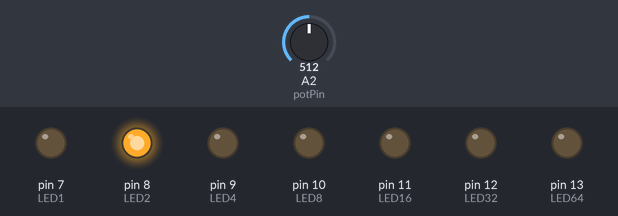
The sketch below on a simulated Arduino Uno, built with avr-gcc and run on an emulated ATmega328P. Parts: output pins drawn as LEDs (lit = HIGH). Dashed ring = blinking. The test bench sets the inputs (shaded band); at power-on: A2 (potPin) = 512.

Above: at 1.3 s.
1.4 s: A2 (potPin) set to 122
At 2.08 s:
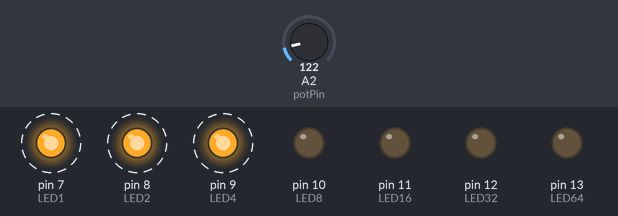
4.5 s: A2 (potPin) set to 0
7.6 s: A2 (potPin) set to 306
At 8.05 s:
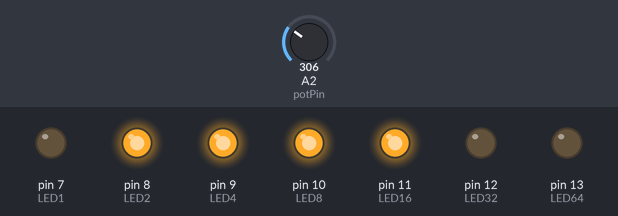
10.7 s: A2 (potPin) set to 0
At 13.72 s:
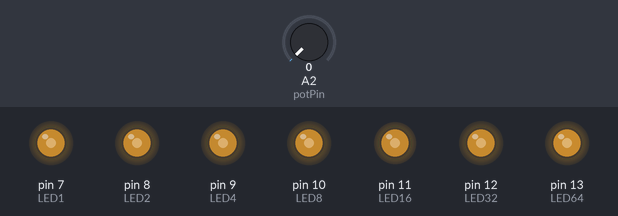
13.8 s: A2 (potPin) set to 511
At 15.2 s:
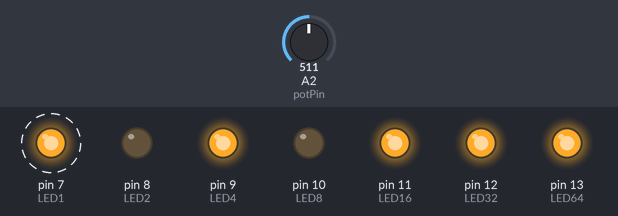
16.9 s: A2 (potPin) set to 716
At 22.2 s:
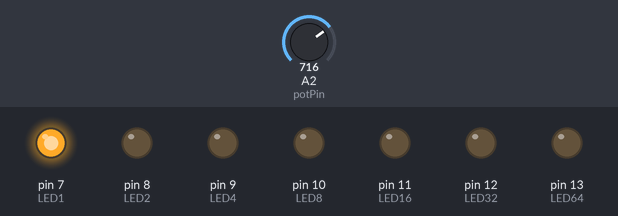
Timing chart, 0 to 24.6 s (numbered marks = the images above; inputs shaded):
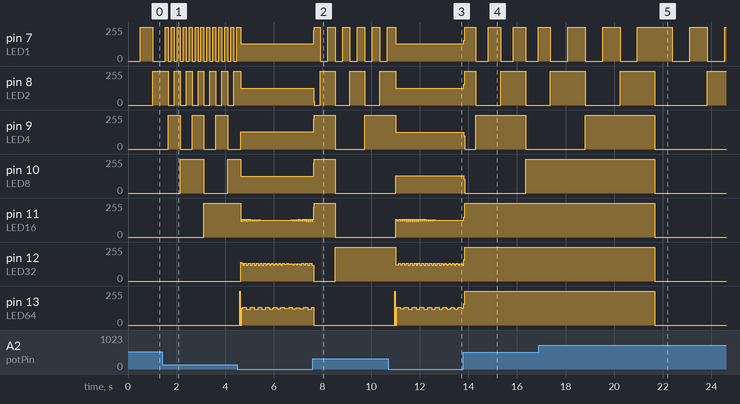

Measured:
- after the input at 1.4 s, pin 7 (LED1): alternates 255/255 for 0.12 s and 0/255 for 0.12 s, starting after 0.26 s; pin 10 (LED8): 0/255 → 255/255 after 0.75 s instead of 2.7 s; pin 11 (LED16): 0/255 → 255/255 after 1.7 s
- after the input at 7.6 s, pin 7 (LED1): 128/255 → 226/255 at once, then moves between 0/255 and 255/255, repeating every 1.2 s; pin 8 (LED2): 126/255 → 28/255 at once, then repeats every 1.2 s: 255/255 0.61 s, 0/255 0.61 s
- after the input at 13.8 s, pin 7 (LED1): alternates 255/255 for 0.51 s and 0/255 for 0.51 s, starting at once; pin 8 (LED2): 126/255 → 255/255 at once, → 0/255 0.50 s later, → 255/255 1.0 s later, → 0/255 1.0 s later
- after the input at 16.9 s, pin 10 (LED8), pin 11 (LED16), pin 12 (LED32), pin 13 (LED64): 255/255 → 0/255 after 4.8 s instead of 3.5 s

The sketch:

binary_counter.ino
```cpp
int LED1=7;
int LED2=8;
int LED4=9;
int LED8=10;
int LED16=11;
int LED32=12;
int LED64=13;
int counter=0;
int potPin = A2;
int delayTime = 100;
void setup() {
  pinMode(LED1, OUTPUT);
  pinMode(LED2, OUTPUT);
  pinMode(LED4, OUTPUT);
  pinMode(LED8, OUTPUT);
  pinMode(LED16, OUTPUT);
  pinMode(LED32, OUTPUT);
  pinMode(LED64, OUTPUT);
  pinMode(potPin, INPUT);
  Serial.begin(9600);
}

void loop() {
  delayTime = analogRead(potPin);
  convertIntToBinary(counter);
  if (counter == 127){
    counter = -1;
  } else {
    counter++;
  }
  delay(delayTime);
}

float vtof (float volts) {
  return ((volts*(5000/1024)/10)*(9/5))+32;
}

void convertIntToBinary(int number) {
  int divisible;
  divisible = 8;

  if (number / 64) {
  number = number - 64;
  digitalWrite(LED64, HIGH);
  } else {
  digitalWrite(LED64, LOW);
  }

  if (number / 32) {
  number = number - 32;
  digitalWrite(LED32, HIGH);
  } else {
  digitalWrite(LED32, LOW);
  }

  if (number / 16) {
  number = number - 16;
  digitalWrite(LED16, HIGH);
  } else {
  digitalWrite(LED16, LOW);
  }

  if (number / 8) {
  number = number - 8;
  digitalWrite(LED8, HIGH);
  } else {
  digitalWrite(LED8, LOW);
  }

  if (number / 4) {
  number = number - 4 ;
  digitalWrite(LED4, HIGH);
  } else {
  digitalWrite(LED4, LOW);
  }

  if (number / 2) {
  number = number - 2 ;
  digitalWrite(LED2, HIGH);
  } else {
  digitalWrite(LED2, LOW);
  }

  if (number / 1) {
  number = number - 1 ;
  digitalWrite(LED1, HIGH);
  } else {
  digitalWrite(LED1, LOW);
  }

}
```
